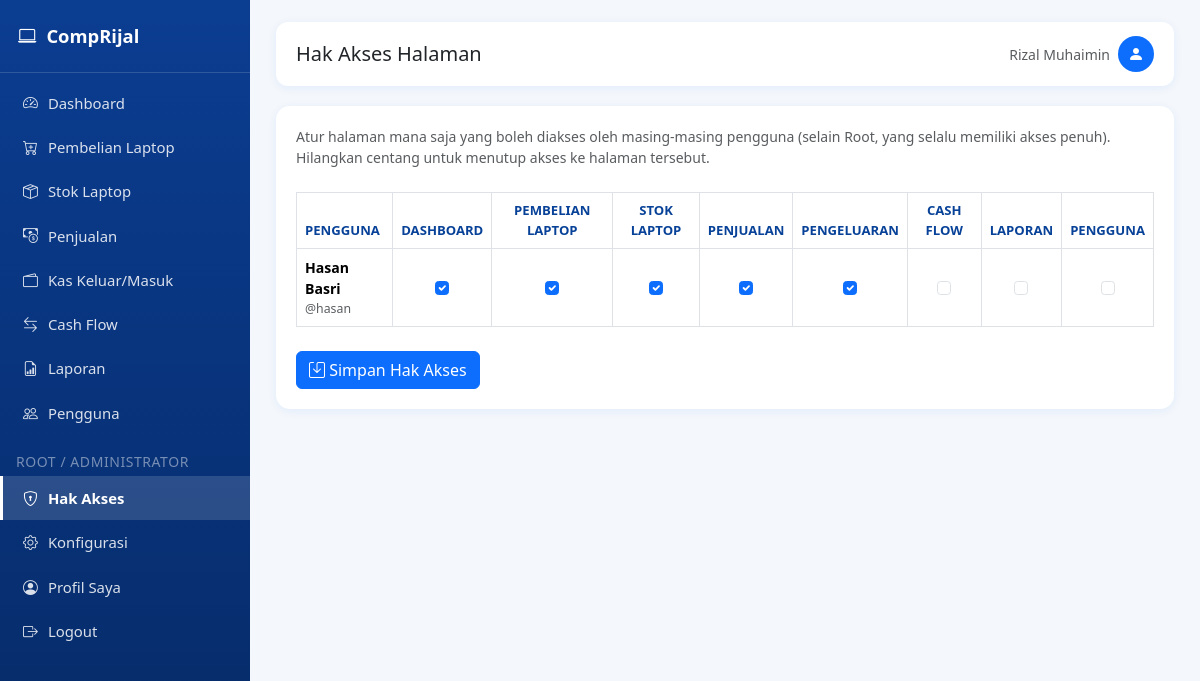
Screenshot of /hak-akses (signed in) with the database file from the repository.
### tables this page shows
CREATE TABLE settings (
            key TEXT PRIMARY KEY,
            value TEXT
        );

CREATE TABLE users (
            id INTEGER PRIMARY KEY AUTOINCREMENT,
            username TEXT UNIQUE NOT NULL,
            password_hash TEXT NOT NULL,
            nama TEXT,
            role TEXT DEFAULT 'admin',
            created_at TEXT DEFAULT CURRENT_TIMESTAMP
        );

### app.py (the view)
@app.route("/hak-akses", methods=["GET", "POST"])
@root_required
def hak_akses():
    if request.method == "POST":
        save_access_matrix(request.form)
        flash("Hak akses pengguna berhasil diperbarui.", "success")
        return redirect(url_for("hak_akses"))
    return render_template("hak_akses.html", matrix=get_access_matrix(), page_list=PAGE_LIST)

### app.py (called while the page is built)
def root_required(f):
    @wraps(f)
    def decorated(*args, **kwargs):
        if "user_id" not in session:
            flash("Silakan login terlebih dahulu.", "warning")
            return redirect(url_for("login"))
        if session.get("role") not in ("root", "administrator"):
            flash("Halaman ini hanya dapat diakses oleh Root atau Administrator.", "danger")
            return redirect(url_for("dashboard"))
        return f(*args, **kwargs)
    return decorated

def can_access_page(page_key: str) -> bool:
    if "user_id" not in session:
        return False
    if page_key in {"konfigurasi", "hak_akses"}:
        return session.get("role") in ("root", "administrator")
    return has_page_access(session["user_id"], session.get("role"), page_key)

@app.context_processor
def inject_globals():
    return {
        "rp": reports.rp,
        "current_year": datetime.now().year,
        "now_date": datetime.now().strftime("%Y-%m-%d"),
        "app_settings": get_all_settings(),
        "can_access_page": can_access_page,
    }

### models.py (called while the page is built, shortened)
def get_db_connection():
    print("Menggunakan database:", DB_PATH)
    conn = sqlite3.connect(DB_PATH)
    conn.row_factory = sqlite3.Row
    conn.execute("PRAGMA foreign_keys = ON")
    return conn

def get_all_settings():
    conn = get_db_connection()
    rows = conn.execute("SELECT key, value FROM settings").fetchall()
    conn.close()
    return {r["key"]: r["value"] for r in rows}

def has_page_access(user_id, role, page_key):
    if role in SUPERUSER_ROLES:
        return True

def get_access_matrix():
    conn = get_db_connection()
    users = conn.execute(
        "SELECT id, username, nama, role FROM users WHERE role NOT IN ('root','administrator') ORDER BY id"
    ).fetchall()
    access_rows = conn.execute("SELECT user_id, page_key, allowed FROM page_access").fetchall()
    conn.close()
    access_map = {(r["user_id"], r["page_key"]): bool(r["allowed"]) for r in access_rows}
    matrix = []
    for u in users:
        pages = {}
        for key, label in PAGE_LIST:
            pages[key] = access_map.get((u["id"], key), True)
        matrix.append({
            "id": u["id"], "username": u["username"], "nama": u["nama"],
            "role": u["role"], "role_label": ROLE_LABELS.get(u["role"], u["role"]),
            "pages": pages,
        })
    return matrix

### templates/hak_akses.html (shortened to what this page needs)
{% extends "base.html" %}
{% block page_title %}Hak Akses Halaman{% endblock %}
{% block content %}
<div class="card-panel">
    <p class="text-muted small mb-4">
        Atur halaman mana saja yang boleh diakses oleh masing-masing pengguna (selain Root, yang
        selalu memiliki akses penuh). Hilangkan centang untuk menutup akses ke halaman tersebut.
    </p>
    {% if matrix|length == 0 %}
        <div class="alert alert-info mb-0">Belum ada pengguna admin selain Root. Tambahkan pengguna terlebih dahulu di menu Pengguna.</div>
    {% else %}
    <form method="POST">
        <div class="table-responsive">
            <table class="table table-bordered align-middle">
                <thead>
                    <tr>
                        <th>Pengguna</th>
                        {% for key, label in page_list %}
                        <th class="text-center">{{ label }}</th>
                        {% endfor %}
                    </tr>
                </thead>
                <tbody>
                    {% for u in matrix %}
                    <tr>
                        <td>
                            <div class="fw-semibold">{{ u.nama or u.username }}</div>
                            <div class="text-muted small">@{{ u.username }}</div>
                        </td>
                        {% for key, label in page_list %}
                        <td class="text-center">
                            <input type="checkbox" class="form-check-input" name="access_{{ u.id }}_{{ key }}"
                                   {% if u.pages[key] %}checked{% endif %}>
                        </td>
                        {% endfor %}
                    </tr>
                    {% endfor %}
                </tbody>
            </table>
        </div>
        <button type="submit" class="btn btn-primary mt-2"><i class="bi bi-save"></i> Simpan Hak Akses</button>
    </form>
    {% endif %}
</div>
{% endblock %}

### templates/base.html (shortened to what this page needs)
<!DOCTYPE html>
<html lang="id">
<head>
    <link href="{{ url_for('static', filename='css/bootstrap.min.css') }}" rel="stylesheet">
    <link href="{{ url_for('static', filename='css/bootstrap-icons.css') }}" rel="stylesheet">
    <link href="{{ url_for('static', filename='css/style.css') }}" rel="stylesheet">
</head>
<body>
    <nav class="sidebar" id="sidebar">
        <div class="brand">
            <i class="bi bi-laptop"></i>
            <span>{{ app_settings.app_title }}</span>
        </div>
        <div class="nav flex-column pt-2">
            {% if can_access_page('dashboard') %}
            <a class="nav-link {% if request.endpoint == 'dashboard' %}active{% endif %}" href="{{ url_for('dashboard') }}">
                <i class="bi bi-speedometer2"></i> Dashboard
            </a>
            {% endif %}
            {% if can_access_page('pembelian') %}
            <a class="nav-link {% if request.endpoint and request.endpoint.startswith('pembelian') %}active{% endif %}" href="{{ url_for('pembelian_list') }}">
                <i class="bi bi-cart-plus"></i> Pembelian Laptop
            </a>
            {% endif %}
            {% if can_access_page('stok') %}
            <a class="nav-link {% if request.endpoint == 'stok_list' %}active{% endif %}" href="{{ url_for('stok_list') }}">
                <i class="bi bi-box-seam"></i> Stok Laptop
            </a>
            {% endif %}
            {% if can_access_page('penjualan') %}
            <a class="nav-link {% if request.endpoint and request.endpoint.startswith('penjualan') %}active{% endif %}" href="{{ url_for('penjualan_list') }}">
                <i class="bi bi-cash-coin"></i> Penjualan
            </a>
            {% endif %}
            {% if can_access_page('pengeluaran') %}
            <a class="nav-link {% if request.endpoint and request.endpoint.startswith('pengeluaran') %}active{% endif %}" href="{{ url_for('pengeluaran_list') }}">
                <i class="bi bi-wallet2"></i> Kas Keluar/Masuk
            </a>
            {% endif %}
            {% if can_access_page('cashflow') %}
            <a class="nav-link {% if request.endpoint == 'cashflow_view' %}active{% endif %}" href="{{ url_for('cashflow_view') }}">
                <i class="bi bi-arrow-left-right"></i> Cash Flow
            </a>
            {% endif %}
            {% if can_access_page('laporan') %}
            <a class="nav-link {% if request.endpoint and request.endpoint.startswith('laporan') %}active{% endif %}" href="{{ url_for('laporan_menu') }}">
                <i class="bi bi-file-earmark-bar-graph"></i> Laporan
            </a>
            {% endif %}
            {% if can_access_page('pengguna') %}
            <a class="nav-link {% if request.endpoint and request.endpoint.startswith('pengguna') %}active{% endif %}" href="{{ url_for('pengguna_list') }}">
                <i class="bi bi-people"></i> Pengguna
            </a>
            {% endif %}
            {% if can_access_page('hak_akses') %}
            <div class="px-3 pt-3 pb-1 text-uppercase small" style="color: rgba(255,255,255,0.45); letter-spacing: .04em;">Root / Administrator</div>
            <a class="nav-link {% if request.endpoint == 'hak_akses' %}active{% endif %}" href="{{ url_for('hak_akses') }}">
                <i class="bi bi-shield-lock"></i> Hak Akses
            </a>
            {% endif %}
            {% if can_access_page('konfigurasi') %}
            <a class="nav-link {% if request.endpoint == 'konfigurasi' %}active{% endif %}" href="{{ url_for('konfigurasi') }}">
                <i class="bi bi-gear"></i> Konfigurasi
            </a>
            {% endif %}
            <a class="nav-link {% if request.endpoint == 'profil' %}active{% endif %}" href="{{ url_for('profil') }}">
                <i class="bi bi-person-circle"></i> Profil Saya
            </a>
            <a class="nav-link" href="{{ url_for('logout') }}">
                <i class="bi bi-box-arrow-right"></i> Logout
            </a>
        </div>
    </nav>
    <div class="main-content">
        <div class="topbar no-print">
            <div class="d-flex align-items-center gap-3">
                <h5 class="mb-0">{% block page_title %}Dashboard{% endblock %}</h5>
            </div>
            <div class="d-flex align-items-center gap-2">
                <span class="text-muted small d-none d-sm-inline">{{ session.get('nama') or session.get('username') }}</span>
                <div class="bg-primary text-white rounded-circle d-flex align-items-center justify-content-center" style="width:36px;height:36px;">
                    <i class="bi bi-person-fill"></i>
                </div>
            </div>
        </div>
        {% block content %}{% endblock %}
    </div>
</body>
</html>

### static/css/style.css (style rules this page uses)
:root { --biru-utama: #0d6efd; --biru-gelap: #084298; --biru-muda: #e7f1ff; --biru-sidebar: #0b3d91; --putih: #ffffff; --abu: #f4f7fb; }
body { background-color: var(--abu); font-family: 'Segoe UI', Roboto, Arial, sans-serif; }
.sidebar { min-height: 100vh; background: linear-gradient(180deg, var(--biru-sidebar) 0%, #062a66 100%); color: var(--putih); width: 250px; position: fixed; top: 0; left: 0; z-index: 1030; transition: transform 0.25s ease; }
.sidebar .brand { padding: 22px 18px; font-weight: 700; font-size: 1.15rem; border-bottom: 1px solid rgba(255,255,255,0.15); display: flex; align-items: center; gap: 10px; }
.sidebar .nav-link { color: rgba(255,255,255,0.85); padding: 11px 20px; font-size: 0.93rem; border-left: 3px solid transparent; display: flex; align-items: center; gap: 10px; }
.sidebar .nav-link.active { background: rgba(255,255,255,0.14); color: #ffffff; border-left-color: #ffffff; font-weight: 600; }
.main-content { margin-left: 250px; padding: 22px 26px 60px; min-height: 100vh; }
.topbar { background: var(--putih); border-radius: 12px; padding: 14px 20px; box-shadow: 0 2px 10px rgba(13,110,253,0.08); margin-bottom: 20px; display: flex; justify-content: space-between; align-items: center; }
.card-panel { background: var(--putih); border-radius: 14px; padding: 20px; box-shadow: 0 2px 10px rgba(13,110,253,0.08); margin-bottom: 20px; }
.table thead { background-color: var(--biru-muda); }
.table thead th { color: var(--biru-gelap); font-size: 0.82rem; font-weight: 700; text-transform: uppercase; border-bottom: none; }
.table td { font-size: 0.88rem; vertical-align: middle; }
.btn-primary { background-color: var(--biru-utama); border-color: var(--biru-utama); }

### rows the page displays
settings: app_title "CompRijal"
users: nama "Hasan Basri", username "hasan"

### other values shown
{{ session.get('nama') or session.get('username') }} "Rizal Muhaimin"
{{ label }} "DASHBOARD" "PEMBELIAN LAPTOP" "STOK LAPTOP" "PENJUALAN" "PENGELUARAN" "CASH FLOW" "LAPORAN" "PENGGUNA"
